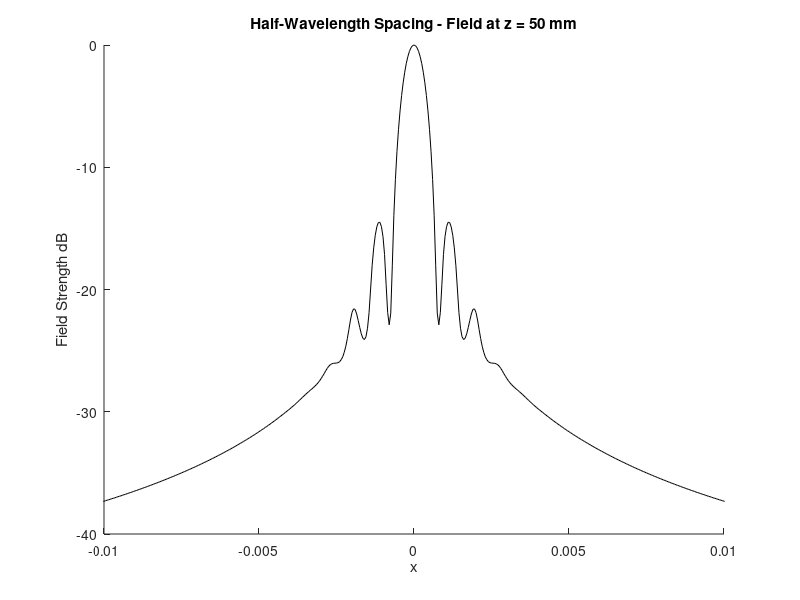

This chart was generated by the following MATLAB code: (Note: this script raises an error after producing the figure.)
% Program to create array beam plot

clear all
j=sqrt(-1);

vel=1540;                                   % Speed of sound - all units MKS
num_elems=128;                               % Number of elements
fc=10e6;                                     % Center frequency
pitch= vel/(2*fc);                              % Array element pitch
z_foc=50e-3;                                % Range direction focal distance
theta_steer=0*pi/180;                      % Steer angle


fs=fc/64;                                   % Define a sampling frequency (not critical)           
f=[fs:fs:8*fc];                             % Define an adequate frequency range
w=2*pi*f;                                   % Angular frequency radians
ns=length(f);                               % Number of samples

tdel=1.0e-6;                                % Use a fixed time offset so that base wavefor is 0 for t<0 (not critical)

bw=30;                                      % Fractional bandwidth as percent
sig=bw*fc/100;                              % Width of Gausian
gauss_pulse=exp(-pi*((f-fc)/sig).^2);       % Generate Gaussian pulse (frequency domain)

gauss_pulse=gauss_pulse.*exp(-j*w*tdel);    % Apply timed delay so 0 for t<0


gauss_t=real(ifft(gauss_pulse));            % Time domain of base waveform for reference
env_gauss_t=abs(hilbert(gauss_t));          % Envelope calculation
tstep=1./max(f);                            % Time steps after using Inverst FFT
t=[1:ns].*tstep;                            % Define time axis

weight=ones(num_elems,1);                  % Define the weighting function (you can change this)

xres = 0.050;
% Increase resolution for calculation in the x field.
x_pts=[-50:xres:50].*1e-3;                   % Define X-direction field locations
z_pts=[0.01:2.0:50.01].*1e-3;               % Define Z-direction field locations

% Create focal delays
for i=1:num_elems
    x_elem(i)=((i-1)-(num_elems-1)./2).*pitch;  % Calculate locations of each array element
    
    foc_del(i)=(sqrt(x_elem(i).^2+z_foc^2)-z_foc)./vel; % Calculate focusing delays
    
    steer_del(i) = i*pitch*sin(theta_steer)/vel;
    
    foc_del(i)=foc_del(i)+steer_del(i);     % You can included steering and focusing in one line - in fact it works better that way
                                       
end

for j=26:length(z_pts)                       % Loop over field locations

    for i=1:length(x_pts)
        sum_pulse=zeros(size(gauss_pulse)); % Initialize sum of waveforms to zero before starting loop
        for k=1:num_elems

            prop_del=(sqrt((x_elem(k)-x_pts(i)).^2+z_pts(j)^2))./vel;   
            % prop_del = ???? for each elem location, calculate actual
            % propagation time out to current field point
            sum_pulse=sum_pulse+weight(k).*gauss_pulse.*exp(-sqrt(-1)*w.*(prop_del-foc_del(k)));
        end

        sum_pulse_t=real(ifft(sum_pulse));  % Convert to time domain

        field_val(j,i)= max(abs(hilbert(sum_pulse_t))); 
 
    end
    field_val(j,:)=field_val(j,:)./max(field_val(j,:));
    field_db(j,:)=20*log10(field_val(j,:));
end

% Find -6 dB Points
mask = field_db(26,:) > (-6);
mask = mask*1;
six_dB_width = sum(mask)*xres

figure(1)
hold on
plot(x_pts,field_db(26,:),'k');
xlabel('x');
ylabel('Field Strength dB');
title('Half-Wavelength Spacing - Field at z = 50 mm');
axis([-0.01 0.01 -40 0])


UltrasoundHomework_Task2(1);
legend('Half-Wavelength', 'No Window', 'Hann Window')
	











